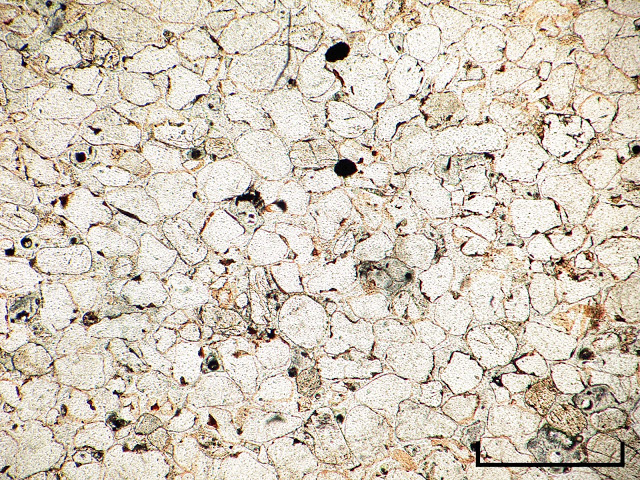
#> input picture AnalisisBasicoSkimage/imagenes/cuarcita.jpg, 640 x 480 px
$ jupyter execute --allow-errors Analisis_Secciones_skimage.ipynb
#> lines starting #> are read from the running program, lines starting #| are printed output that depends on the picture
# Procesamiento básico de secciones delgadas con Scikit-Image

[cell 1]
from skimage import io # se importa input-output
from skimage.transform import rescale, resize, downscale_local_mean
import numpy as np
import matplotlib.pyplot as plt
import pandas as pd

[cell 2]
qtz = "imagenes/cuarcita.jpg" # camino a la imagen a usar (cuarcita)
tap = "imagenes/tapete.jpg" # un tapete de mi cada
carb = "imagenes/carbonato.jpg" # carbonatos
oliv = "imagenes/olivino.jpg" # olivinos

## Transformaciones (skimage.transform)

[cell 3]
img = io.imread(qtz)
#> img is the input picture: shape (480, 640, 3); mean R, G, B 210.9, 201.2, 186.8
io.imshow(img)
print(img.shape)
#| (480, 640, 3)

[cell 4]
# reescalar la imagen, se dan el factor con la división
img_reescalada = rescale(img, 1.0/5.0, anti_aliasing=True) # 5 veces
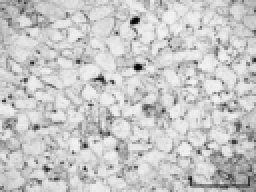
#> img_reescalada: shape (96, 128, 1) float64 (shown 2 times larger); min 0.0222, max 0.965, mean 0.784
io.imshow(img_reescalada)

[cell 5]
# cambiar tamaño de la imagen

resize_img = resize(img, (200,200))
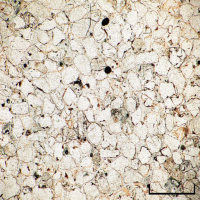
#> resize_img: shape (200, 200, 3) float64; mean R, G, B 0.827, 0.789, 0.732
io.imshow(resize_img)

[cell 6]
# reducir escala de la imagen

downscaled = downscale_local_mean(img,(4,3,3))
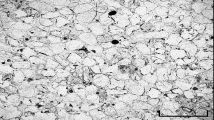
#> downscaled: shape (120, 214, 1) float64; min 1.97, max 249.1, mean 199
io.imshow(downscaled)

[cell 7]
img = io.imread(qtz, as_gray=True)
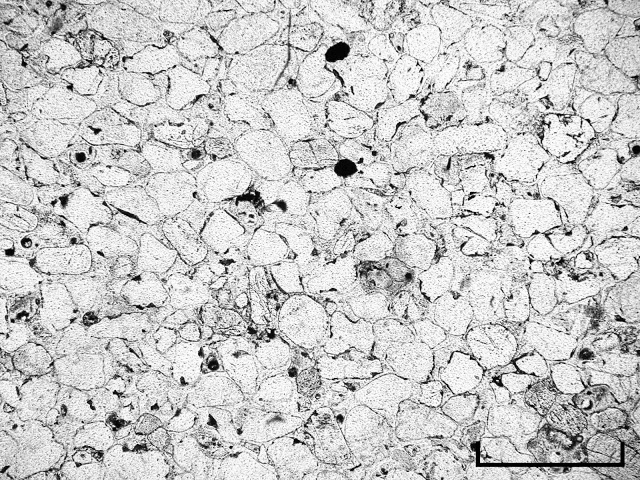
#> img: shape (480, 640) float64; min 0, max 1, mean 0.793
io.imshow(img)

## Filtros (skimage.filters)

[cell 8]
from skimage.filters import gaussian, sobel, scharr, roberts, prewitt

## Gausiano

[cell 9]
img = io.imread(qtz, as_gray=True)
gaussianImg = gaussian(img)
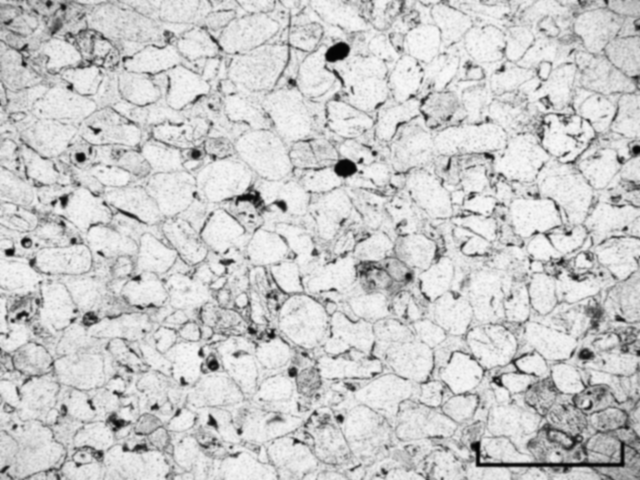
#> gaussianImg: shape (480, 640) float64; min 0.0131, max 0.982, mean 0.793
#> (the rest of this cell did not finish here and is left out)

## Sobel

[cell 10]
img = io.imread(qtz, as_gray=True)
sobelImg = sobel(img)
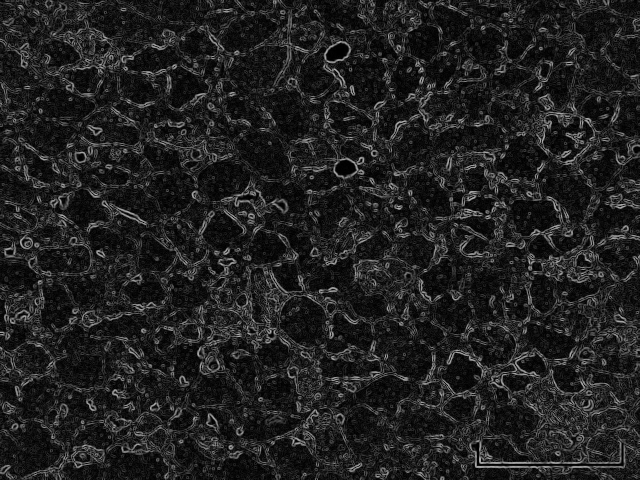
#> sobelImg: shape (480, 640) float64; min 0, max 0.706, mean 0.13
io.imshow(sobelImg)
io.imsave("resultados/sobelCuarcita.jpg", sobelImg)

## Scharr

[cell 11]
img = io.imread(qtz, as_gray=True)
scharrImg = scharr(img)
#> (the rest of this cell did not finish here and is left out)

## Roberts

[cell 12]
img = io.imread(qtz, as_gray=True)
robertsImg = roberts(img)
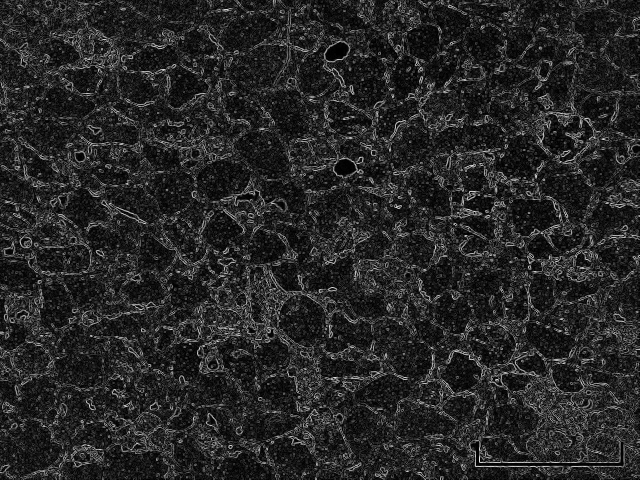
#> robertsImg: shape (480, 640) float64; min 0, max 0.939, mean 0.153
io.imshow(robertsImg)
io.imsave("resultados/robertsCuarcita.jpg", robertsImg)

## Prewitt

[cell 13]
img = io.imread(qtz, as_gray=True)
prewittImg = prewitt(img)
io.imshow(prewittImg)
io.imsave("resultados/prewittCuarcita.jpg", prewittImg)

[cell 14]
fig, axes =  plt.subplots(nrows=3,ncols=2, sharex=True, sharey=True, figsize=(8,8))
ax = axes.ravel()

ax[0].imshow(img, cmap=plt.cm.gray)
ax[0].set_title("Imagen Original")

ax[1].imshow(gaussianImg, cmap=plt.cm.gray)
ax[1].set_title("Imagen Filtro Gausiano")

ax[2].imshow(scharrImg, cmap=plt.cm.gray)
ax[2].set_title("Imagen Filtro Scharr")

ax[3].imshow(robertsImg, cmap=plt.cm.gray)
ax[3].set_title("Imagen Filtro Roberts")

ax[4].imshow(sobelImg, cmap=plt.cm.gray)
ax[4].set_title("Imagen Filtro Sobel")

ax[5].imshow(prewittImg, cmap=plt.cm.gray)
ax[5].set_title("Imagen Filtro Prewitt")

plt.savefig("resultados/comparacionFiltros.jpg")
